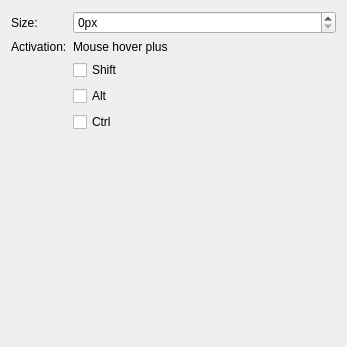
<?xml version="1.0" encoding="UTF-8"?>
<ui version="4.0">
 <class>ThumbnailsSettings</class>
 <widget class="QWidget" name="ThumbnailsSettings">
  <property name="geometry">
   <rect>
    <x>0</x>
    <y>0</y>
    <width>347</width>
    <height>347</height>
   </rect>
  </property>
  <layout class="QFormLayout" name="formLayout">
   <item row="0" column="0">
    <widget class="QLabel" name="label">
     <property name="text">
      <string>Size:</string>
     </property>
    </widget>
   </item>
   <item row="0" column="1">
    <widget class="QSpinBox" name="kcfg_ThumbnailSize">
     <property name="suffix">
      <string>px</string>
     </property>
     <property name="maximum">
      <number>1024</number>
     </property>
    </widget>
   </item>
   <item row="1" column="0">
    <widget class="QLabel" name="label_2">
     <property name="text">
      <string>Activation:</string>
     </property>
    </widget>
   </item>
   <item row="1" column="1">
    <widget class="QLabel" name="label_5">
     <property name="text">
      <string>Mouse hover plus</string>
     </property>
    </widget>
   </item>
   <item row="2" column="1">
    <widget class="QCheckBox" name="kcfg_ThumbnailShift">
     <property name="text">
      <string>Shift</string>
     </property>
    </widget>
   </item>
   <item row="3" column="1">
    <widget class="QCheckBox" name="kcfg_ThumbnailAlt">
     <property name="text">
      <string>Alt</string>
     </property>
    </widget>
   </item>
   <item row="4" column="1">
    <widget class="QCheckBox" name="kcfg_ThumbnailCtrl">
     <property name="text">
      <string>Ctrl</string>
     </property>
    </widget>
   </item>
  </layout>
 </widget>
 <resources/>
 <connections/>
</ui>
